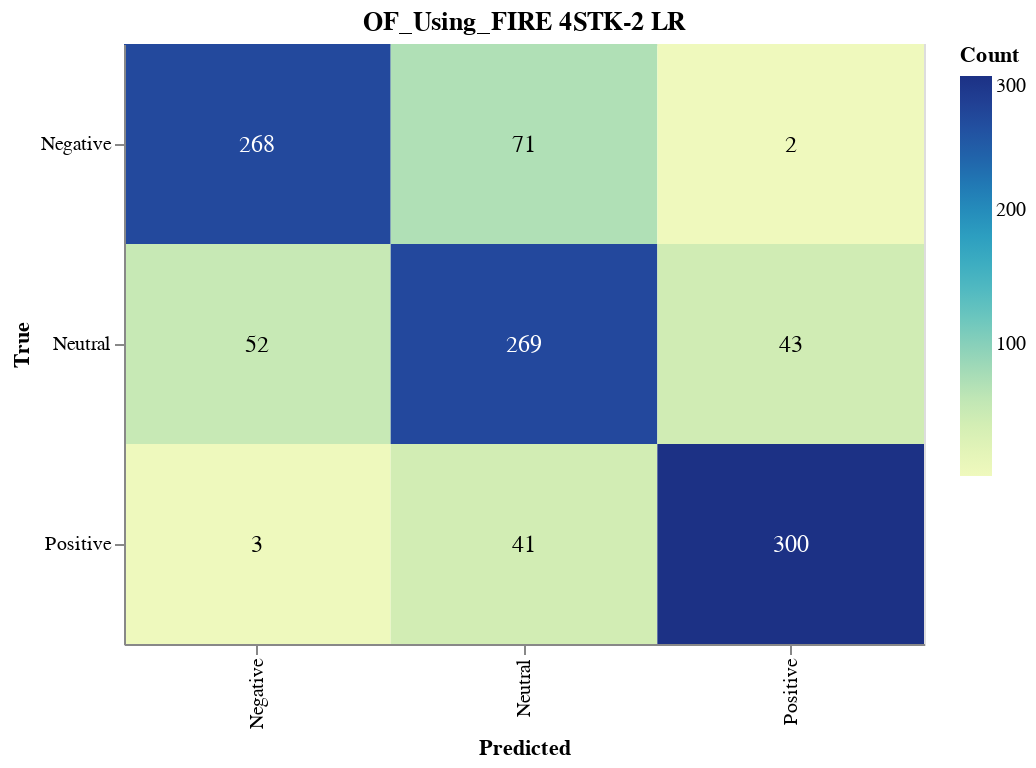

The code cell stored with this chart in its notebook:
### Markdown cell above
#### Save CM

### Code cell
import altair as alt
import altair_saver
import pandas as pd
from sklearn.metrics import confusion_matrix

# Calculate the confusion matrix
cm = confusion_matrix(y_val, lr_validation_predictions)

# Define class names
class_names = ['Negative', 'Neutral', 'Positive']

# Convert confusion matrix to DataFrame
cm_df = pd.DataFrame(cm, index=class_names, columns=class_names).reset_index().melt(id_vars='index')
cm_df.columns = ['True', 'Predicted', 'Count']

# Ensure the order of categories
cm_df['True'] = pd.Categorical(cm_df['True'], categories=class_names, ordered=True)
cm_df['Predicted'] = pd.Categorical(cm_df['Predicted'], categories=class_names, ordered=True)

# Create the Altair plot
heatmap = alt.Chart(cm_df).mark_rect().encode(
    x=alt.X('Predicted:O', sort=class_names),
    y=alt.Y('True:O', sort=class_names),
    color='Count:Q',
    tooltip=['True', 'Predicted', 'Count']
).properties(
    width=400,
    height=300,
    title='OF_Using_FIRE 4STK-2 LR'
)

# Add text labels
text = heatmap.mark_text(
    align='center',
    baseline='middle',
    fontSize=12
).encode(
    text='Count:Q',
    color=alt.condition(
        alt.datum.Count > cm.max() / 2,
        alt.value('white'),
        alt.value('black')
    )
)

# Combine heatmap and text
final_chart = heatmap + text

# Display the plot
final_chart.show()

### Figure 1 — Vega-Lite specification as saved in the notebook (floating-point values rounded to 4 significant figures)
{"config": {"view": {"continuousWidth": 300, "continuousHeight": 300}}, "layer": [{"mark": {"type": "rect"}, "encoding": {"color": {"field": "Count", "type": "quantitative"}, "tooltip": [{"field": "True", "type": "ordinal"}, {"field": "Predicted", "type": "ordinal"}, {"field": "Count", "type": "quantitative"}], "x": {"field": "Predicted", "sort": ["Negative", "Neutral", "Positive"], "type": "ordinal"}, "y": {"field": "True", "sort": ["Negative", "Neutral", "Positive"], "type": "ordinal"}}, "title": "OF_Using_FIRE 4STK-2 LR"}, {"mark": {"type": "text", "align": "center", "baseline": "middle", "fontSize": 12}, "encoding": {"color": {"condition": {"test": "(datum.Count > 150.0)", "value": "white"}, "value": "black"}, "text": {"field": "Count", "type": "quantitative"}, "tooltip": [{"field": "True", "type": "ordinal"}, {"field": "Predicted", "type": "ordinal"}, {"field": "Count", "type": "quantitative"}], "x": {"field": "Predicted", "sort": ["Negative", "Neutral", "Positive"], "type": "ordinal"}, "y": {"field": "True", "sort": ["Negative", "Neutral", "Positive"], "type": "ordinal"}}, "title": "OF_Using_FIRE 4STK-2 LR"}], "data": {"name": "data-bc481d15bfb139fa3df22b9dbe5090b0"}, "height": 300, "width": 400, "$schema": "https://vega.github.io/schema/vega-lite/v5.17.0.json", "datasets": {"data-bc481d15bfb139fa3df22b9dbe5090b0": [{"True": "Negative", "Predicted": "Negative", "Count": 268}, {"True": "Neutral", "Predicted": "Negative", "Count": 52}, {"True": "Positive", "Predicted": "Negative", "Count": 3}, {"True": "Negative", "Predicted": "Neutral", "Count": 71}, {"True": "Neutral", "Predicted": "Neutral", "Count": 269}, {"True": "Positive", "Predicted": "Neutral", "Count": 41}, {"True": "Negative", "Predicted": "Positive", "Count": 2}, {"True": "Neutral", "Predicted": "Positive", "Count": 43}, {"True": "Positive", "Predicted": "Positive", "Count": 300}]}}
